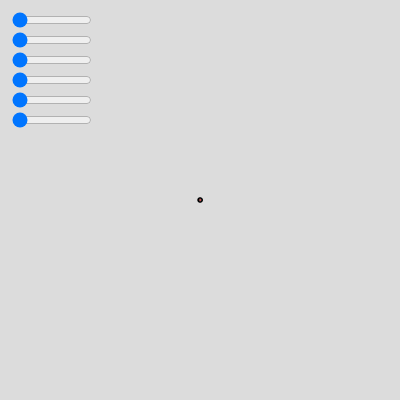
Frame 1 (no input)
Frame 60 (no input): identical to frame 1, image omitted
Frame 120 (the mouse pressed at the canvas centre since frame 60): identical to frame 1, image omitted

The p5.js sketch that drew this single still picture (run headless with seeded random() and noise() and a simulated clock; from frame 60 on, the mouse is pressed at the canvas centre):

// p5.js sketch
// ── sketch.js
let radius1Slider;
let radius2Slider;
let mSlider;
let n1Slider;
let n2Slider;
let n3Slider;

function setup() {
  createCanvas(400, 400);
  radius1Slider = createSlider(1, 5, 1, 0.001);
  radius1Slider.position(10, 10);
  radius1Slider.style('width', '80px');
  
  radius2Slider = createSlider(1, 5, 1, 0.001);
  radius2Slider.position(10, 30);
  radius2Slider.style('width', '80px');
  
  mSlider = createSlider(1, 16, 1, 0.001);
  mSlider.position(10, 50);
  mSlider.style('width', '80px');
  
  n1Slider = createSlider(1, 16, 1, 0.001);
  n1Slider.position(10, 70);
  n1Slider.style('width', '80px');
  
  n2Slider = createSlider(1, 16, 1, 0.001);
  n2Slider.position(10, 90);
  n2Slider.style('width', '80px');
  
  n3Slider = createSlider(1, 16, 1, 0.001);
  n3Slider.position(10, 110);
  n3Slider.style('width', '80px');
  
}

function draw() {
  background(220);
  let radius1 = radius1Slider.value();
  let radius2 = radius2Slider.value();
  let m = mSlider.value();
  let n1 = n1Slider.value();
  let n2 = n2Slider.value();
  let n3 = n3Slider.value();
  
  drawSuperFormula(radius1, radius2, m, n1, n2, n3);
}

function drawSuperFormula(a, b, m, n1, n2, n3)
{
  fill(255,0,0)
  strokeWeight(4);
  stroke(0);
  push();
  translate(width/2,height/2)
  beginShape();
  for(let theta = 0; theta <= TWO_PI; theta = theta + 0.0001)
    { let radius = superFormula(theta, a, b, m, n1, n2, n3);
      vertex(radius * cos(theta), radius * sin(theta))
    }
  endShape(CLOSE);
  pop();
}

function superFormula(theta, a, b, m, n1, n2, n3)
{
  // This is generalization of the superellipse
  // return radius
  let cosTerm = abs(1 / a * cos(m * theta / 4)) ** n2;
  let sinTerm = abs(1 / b * sin(m * theta / 4)) ** n3;
  let radius = (cosTerm + sinTerm) ** (-1 / n1);
  return radius;
}
